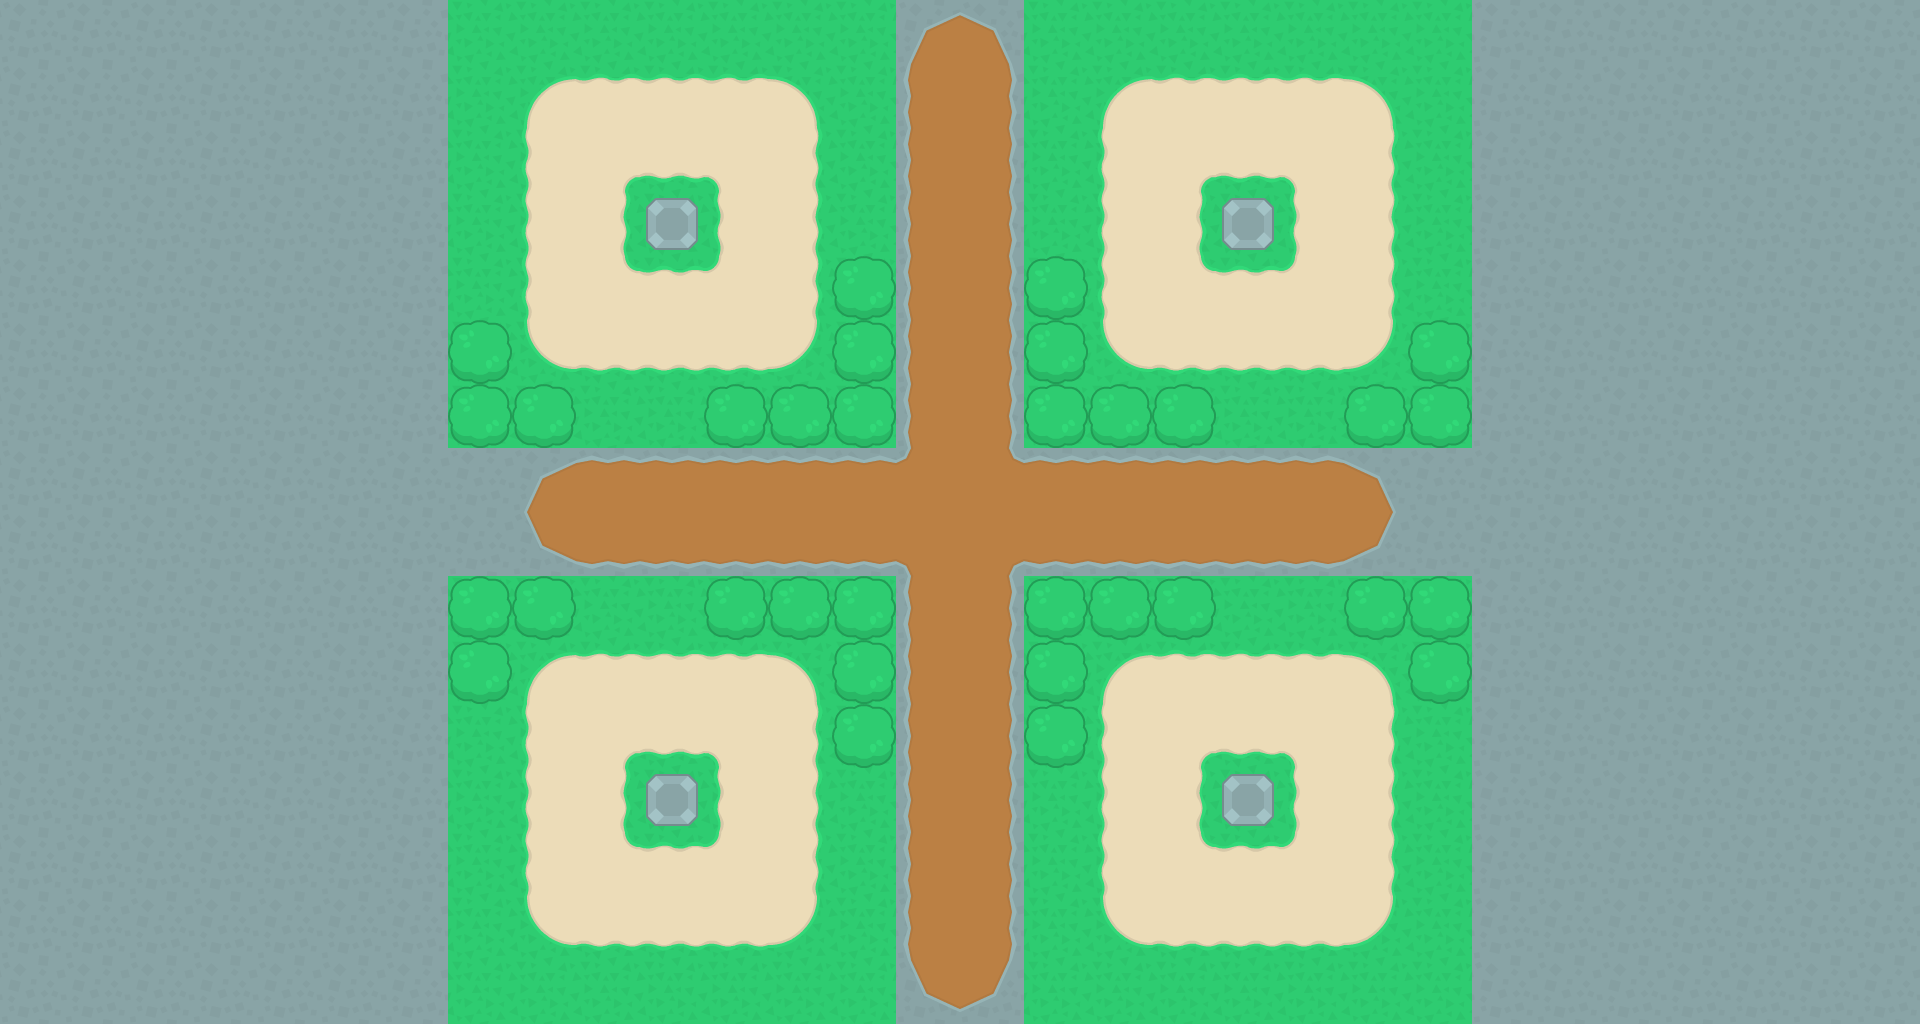

Rendered tile map (Tiled .tmx) drawn with the repository's tilesets; below, a short description and the map source with its tile grids summarised:
An orthogonal 30x16 tile map with 64x64 px tiles, 2 tile layers (background, liuzef) and 24 objects.

<map version="1.0" tiledversion="1.0.2" orientation="orthogonal" renderorder="right-down" width="30" height="16" tilewidth="64" tileheight="64" nextobjectid="33">
 <tileset firstgid="1" source="sans-titre.tsx" />
 <layer name="background" width="30" height="16">
  <data>[480 cells, 480 non-empty, 28 distinct tile ids]</data>
 </layer>
 <layer name="liuzef" width="30" height="16">
  <data>[480 cells, 36 non-empty, 2 distinct tile ids]</data>
 </layer>
 <objectgroup name="Calque d'objets 1">
  <object id="2" x="448" y="320" width="64" height="128" />
  <object id="3" x="512" y="384" width="64" height="64" />
  <object id="4" x="704" y="384" width="192" height="64" />
  <object id="5" x="832" y="256" width="64" height="128" />
  <object id="6" x="640" y="192" width="64" height="64" />
  <object id="7" x="448" y="576" width="64" height="128" />
  <object id="8" x="512" y="576" width="64" height="64" />
  <object id="9" x="704" y="576" width="192" height="64" />
  <object id="10" x="832" y="640" width="64" height="128" />
  <object id="11" x="640" y="768" width="64" height="64" />
  <object id="12" x="1024" y="576" width="64" height="192" />
  <object id="13" x="1088" y="576" width="128" height="64" />
  <object id="14" x="1344" y="576" width="128" height="64" />
  <object id="15" x="1408" y="640" width="64" height="64" />
  <object id="16" x="1216" y="768" width="64" height="64" />
  <object id="17" x="1024" y="256" width="64" height="192" />
  <object id="18" x="1088" y="384" width="128" height="64" />
  <object id="19" x="1344" y="384" width="128" height="64" />
  <object id="20" x="1408" y="320" width="64" height="64" />
  <object id="21" x="1216" y="192" width="64" height="64" />
  <object id="28" x="0" y="0" width="1920" />
  <object id="30" x="1920" y="0" height="1024" />
  <object id="31" x="0" y="0" height="1024" />
  <object id="32" x="0" y="1024" width="1920" />
 </objectgroup>
</map>
